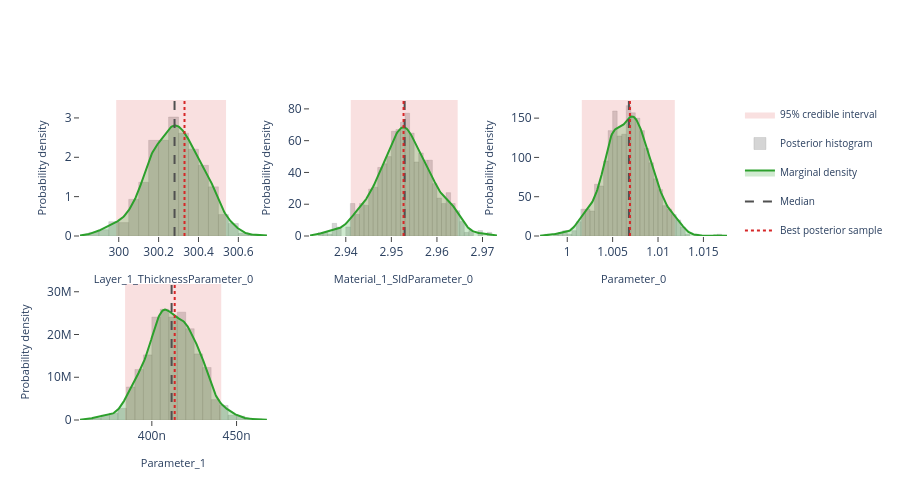

Write notebook code for a chart like this one.
### Markdown cell above
## Interactive posterior plots

The next three cells render the same Plotly figures that are shown on the
Bayesian Posterior tab of the EasyReflectometryApp:

* **Marginals** — per-parameter distribution: histogram + smooth KDE marginal,
  shaded 95% credible interval, and median / best-sample lines
  (`plot_distribution` or `posterior.distribution()`)
* **Corner plot** — pairwise marginals + 2-D contours + scatter (`plot_corner`)
* **Traces** — per-chain trace + marginal histogram (`plot_trace`)

The standalone helpers are called with ``return_figure=True`` so they return a
Plotly ``Figure`` that we render in the notebook with ``fig.show()``; the
``PosteriorResults`` methods return the figure directly.

### Code cell
# ---- Marginal posterior distributions ---------------------------------------
# One panel per free parameter, each overlaying the posterior histogram, a
# smooth Gaussian-KDE marginal, the shaded 95% credible interval, and the
# median / best-sample reference lines.  Mirrors the "Marginals" sub-tab in
# the EasyReflectometryApp.

# The PosteriorResults method passes ``logp`` through automatically so the
# best posterior sample (MAP) line is drawn:
fig = posterior.distribution()
fig.show()

# Standalone equivalent (pass ``logp`` to get the best-sample line):
# fig = plot_distribution(
#     posterior.draws,
#     posterior.param_names,
#     logp=posterior.logp,
#     return_figure=True,
# )
# fig.show()

### Figure 1 — Plotly figure (JSON) as saved in the notebook; plotly's stock layout.template omitted (floating-point values rounded to 4 significant figures; data arrays with more than 128 entries replaced by an {"elided": "..."} marker saying what was removed)
{"data": [{"fill": "toself", "fillcolor": "rgba(214, 39, 40, 0.14)", "hoverinfo": "skip", "legendgroup": "95% credible interval", "line": {"color": "rgba(214, 39, 40, 0.14)", "width": 0}, "mode": "lines", "name": "95% credible interval", "showlegend": true, "type": "scatter", "x": [300.0, 300.5, 300.5, 300.0, 300.0], "xaxis": "x", "y": [0.0, 0.0, 3.456, 3.456, 0.0], "yaxis": "y"}, {"histnorm": "probability density", "hovertemplate": "sample=%{x:.4f}<br>density: %{y:.2f}<extra></extra>", "legendgroup": "histogram", "marker": {"color": "rgba(120, 120, 120, 0.38)", "line": {"color": "rgba(120, 120, 120, 0.24)", "width": 1}}, "name": "Posterior histogram", "nbinsx": 40, "opacity": 0.82, "showlegend": true, "type": "histogram", "x": {"elided": "880 float values"}, "xaxis": "x", "yaxis": "y"}, {"fill": "tozeroy", "fillcolor": "rgba(44, 160, 44, 0.22)", "hovertemplate": "Layer_1_ThicknessParameter_0: %{x:.4f}<br>density: %{y:.4f}<extra></extra>", "legendgroup": "marginal", "line": {"color": "rgb(44, 160, 44)", "width": 2}, "mode": "lines", "name": "Marginal density", "showlegend": true, "type": "scatter", "x": {"elided": "256 float values"}, "xaxis": "x", "y": {"elided": "256 float values"}, "yaxis": "y"}, {"hovertemplate": "Median: %{x:.4f}<extra></extra>", "legendgroup": "Median", "line": {"color": "rgb(80, 80, 80)", "dash": "dash", "width": 2}, "mode": "lines", "name": "Median", "showlegend": true, "type": "scatter", "x": [300.3, 300.3], "xaxis": "x", "y": [0.0, 3.456], "yaxis": "y"}, {"hovertemplate": "Best posterior sample: %{x:.4f}<extra></extra>", "legendgroup": "Best posterior sample", "line": {"color": "rgb(214, 39, 40)", "dash": "dot", "width": 2}, "mode": "lines", "name": "Best posterior sample", "showlegend": true, "type": "scatter", "x": [300.3, 300.3], "xaxis": "x", "y": [0.0, 3.456], "yaxis": "y"}, {"fill": "toself", "fillcolor": "rgba(214, 39, 40, 0.14)", "hoverinfo": "skip", "legendgroup": "95% credible interval", "line": {"color": "rgba(214, 39, 40, 0.14)", "width": 0}, "mode": "lines", "name": "95% credible interval", "showlegend": false, "type": "scatter", "x": [2.941, 2.965, 2.965, 2.941, 2.941], "xaxis": "x2", "y": [0.0, 0.0, 85.59, 85.59, 0.0], "yaxis": "y2"}, {"histnorm": "probability density", "hovertemplate": "sample=%{x:.4f}<br>density: %{y:.2f}<extra></extra>", "legendgroup": "histogram", "marker": {"color": "rgba(120, 120, 120, 0.38)", "line": {"color": "rgba(120, 120, 120, 0.24)", "width": 1}}, "name": "Posterior histogram", "nbinsx": 40, "opacity": 0.82, "showlegend": false, "type": "histogram", "x": {"elided": "880 float values"}, "xaxis": "x2", "yaxis": "y2"}, {"fill": "tozeroy", "fillcolor": "rgba(44, 160, 44, 0.22)", "hovertemplate": "Material_1_SldParameter_0: %{x:.4f}<br>density: %{y:.4f}<extra></extra>", "legendgroup": "marginal", "line": {"color": "rgb(44, 160, 44)", "width": 2}, "mode": "lines", "name": "Marginal density", "showlegend": false, "type": "scatter", "x": {"elided": "256 float values"}, "xaxis": "x2", "y": {"elided": "256 float values"}, "yaxis": "y2"}, {"hovertemplate": "Median: %{x:.4f}<extra></extra>", "legendgroup": "Median", "line": {"color": "rgb(80, 80, 80)", "dash": "dash", "width": 2}, "mode": "lines", "name": "Median", "showlegend": false, "type": "scatter", "x": [2.953, 2.953], "xaxis": "x2", "y": [0.0, 85.59], "yaxis": "y2"}, {"hovertemplate": "Best posterior sample: %{x:.4f}<extra></extra>", "legendgroup": "Best posterior sample", "line": {"color": "rgb(214, 39, 40)", "dash": "dot", "width": 2}, "mode": "lines", "name": "Best posterior sample", "showlegend": false, "type": "scatter", "x": [2.953, 2.953], "xaxis": "x2", "y": [0.0, 85.59], "yaxis": "y2"}, {"fill": "toself", "fillcolor": "rgba(214, 39, 40, 0.14)", "hoverinfo": "skip", "legendgroup": "95% credible interval", "line": {"color": "rgba(214, 39, 40, 0.14)", "width": 0}, "mode": "lines", "name": "95% credible interval", "showlegend": false, "type": "scatter", "x": [1.002, 1.012, 1.012, 1.002, 1.002], "xaxis": "x3", "y": [0.0, 0.0, 173.1, 173.1, 0.0], "yaxis": "y3"}, {"histnorm": "probability density", "hovertemplate": "sample=%{x:.4f}<br>density: %{y:.2f}<extra></extra>", "legendgroup": "histogram", "marker": {"color": "rgba(120, 120, 120, 0.38)", "line": {"color": "rgba(120, 120, 120, 0.24)", "width": 1}}, "name": "Posterior histogram", "nbinsx": 40, "opacity": 0.82, "showlegend": false, "type": "histogram", "x": {"elided": "880 float values"}, "xaxis": "x3", "yaxis": "y3"}, {"fill": "tozeroy", "fillcolor": "rgba(44, 160, 44, 0.22)", "hovertemplate": "Parameter_0: %{x:.4f}<br>density: %{y:.4f}<extra></extra>", "legendgroup": "marginal", "line": {"color": "rgb(44, 160, 44)", "width": 2}, "mode": "lines", "name": "Marginal density", "showlegend": false, "type": "scatter", "x": {"elided": "256 float values"}, "xaxis": "x3", "y": {"elided": "256 float values"}, "yaxis": "y3"}, {"hovertemplate": "Median: %{x:.4f}<extra></extra>", "legendgroup": "Median", "line": {"color": "rgb(80, 80, 80)", "dash": "dash", "width": 2}, "mode": "lines", "name": "Median", "showlegend": false, "type": "scatter", "x": [1.007, 1.007], "xaxis": "x3", "y": [0.0, 173.1], "yaxis": "y3"}, {"hovertemplate": "Best posterior sample: %{x:.4f}<extra></extra>", "legendgroup": "Best posterior sample", "line": {"color": "rgb(214, 39, 40)", "dash": "dot", "width": 2}, "mode": "lines", "name": "Best posterior sample", "showlegend": false, "type": "scatter", "x": [1.007, 1.007], "xaxis": "x3", "y": [0.0, 173.1], "yaxis": "y3"}, {"fill": "toself", "fillcolor": "rgba(214, 39, 40, 0.14)", "hoverinfo": "skip", "legendgroup": "95% credible interval", "line": {"color": "rgba(214, 39, 40, 0.14)", "width": 0}, "mode": "lines", "name": "95% credible interval", "showlegend": false, "type": "scatter", "x": [3.842e-07, 4.41e-07, 4.41e-07, 3.842e-07, 3.842e-07], "xaxis": "x4", "y": [0.0, 0.0, 31820000.0, 31820000.0, 0.0], "yaxis": "y4"}, {"histnorm": "probability density", "hovertemplate": "sample=%{x:.4f}<br>density: %{y:.2f}<extra></extra>", "legendgroup": "histogram", "marker": {"color": "rgba(120, 120, 120, 0.38)", "line": {"color": "rgba(120, 120, 120, 0.24)", "width": 1}}, "name": "Posterior histogram", "nbinsx": 40, "opacity": 0.82, "showlegend": false, "type": "histogram", "x": {"elided": "880 float values"}, "xaxis": "x4", "yaxis": "y4"}, {"fill": "tozeroy", "fillcolor": "rgba(44, 160, 44, 0.22)", "hovertemplate": "Parameter_1: %{x:.4f}<br>density: %{y:.4f}<extra></extra>", "legendgroup": "marginal", "line": {"color": "rgb(44, 160, 44)", "width": 2}, "mode": "lines", "name": "Marginal density", "showlegend": false, "type": "scatter", "x": {"elided": "256 float values"}, "xaxis": "x4", "y": {"elided": "256 float values"}, "yaxis": "y4"}, {"hovertemplate": "Median: %{x:.4f}<extra></extra>", "legendgroup": "Median", "line": {"color": "rgb(80, 80, 80)", "dash": "dash", "width": 2}, "mode": "lines", "name": "Median", "showlegend": false, "type": "scatter", "x": [4.117e-07, 4.117e-07], "xaxis": "x4", "y": [0.0, 31820000.0], "yaxis": "y4"}, {"hovertemplate": "Best posterior sample: %{x:.4f}<extra></extra>", "legendgroup": "Best posterior sample", "line": {"color": "rgb(214, 39, 40)", "dash": "dot", "width": 2}, "mode": "lines", "name": "Best posterior sample", "showlegend": false, "type": "scatter", "x": [4.135e-07, 4.135e-07], "xaxis": "x4", "y": [0.0, 31820000.0], "yaxis": "y4"}], "layout": {"barmode": "overlay", "height": 500, "legend": {"font": {"size": 10}}, "plot_bgcolor": "white", "showlegend": true, "xaxis": {"anchor": "y", "domain": [0.0, 0.2889], "range": [299.8, 300.7], "showgrid": false, "ticks": "outside", "title": {"font": {"size": 11}, "text": "Layer_1_ThicknessParameter_0"}, "zeroline": false}, "xaxis2": {"anchor": "y2", "domain": [0.3556, 0.6444], "range": [2.932, 2.973], "showgrid": false, "ticks": "outside", "title": {"font": {"size": 11}, "text": "Material_1_SldParameter_0"}, "zeroline": false}, "xaxis3": {"anchor": "y3", "domain": [0.7111, 1.0], "range": [0.997, 1.018], "showgrid": false, "ticks": "outside", "title": {"font": {"size": 11}, "text": "Parameter_0"}, "zeroline": false}, "xaxis4": {"anchor": "y4", "domain": [0.0, 0.2889], "range": [3.576e-07, 4.679e-07], "showgrid": false, "ticks": "outside", "title": {"font": {"size": 11}, "text": "Parameter_1"}, "zeroline": false}, "xaxis5": {"anchor": "y5", "domain": [0.3556, 0.6444], "showgrid": false, "ticks": "outside", "zeroline": false}, "xaxis6": {"anchor": "y6", "domain": [0.7111, 1.0], "showgrid": false, "ticks": "outside", "zeroline": false}, "yaxis": {"anchor": "x", "domain": [0.575, 1.0], "range": [0.0, 3.456], "showgrid": false, "ticks": "outside", "title": {"font": {"size": 11}, "text": "Probability density"}, "zeroline": false}, "yaxis2": {"anchor": "x2", "domain": [0.575, 1.0], "range": [0.0, 85.59], "showgrid": false, "ticks": "outside", "title": {"font": {"size": 11}, "text": "Probability density"}, "zeroline": false}, "yaxis3": {"anchor": "x3", "domain": [0.575, 1.0], "range": [0.0, 173.1], "showgrid": false, "ticks": "outside", "title": {"font": {"size": 11}, "text": "Probability density"}, "zeroline": false}, "yaxis4": {"anchor": "x4", "domain": [0.0, 0.425], "range": [0.0, 31820000.0], "showgrid": false, "ticks": "outside", "title": {"font": {"size": 11}, "text": "Probability density"}, "zeroline": false}, "yaxis5": {"anchor": "x5", "domain": [0.0, 0.425], "showgrid": false, "ticks": "outside", "zeroline": false}, "yaxis6": {"anchor": "x6", "domain": [0.0, 0.425], "showgrid": false, "ticks": "outside", "zeroline": false}}}
